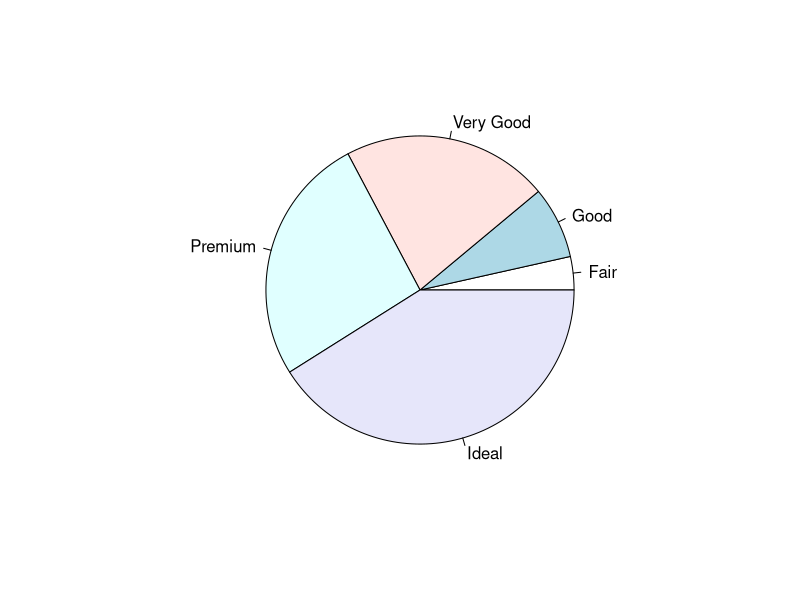
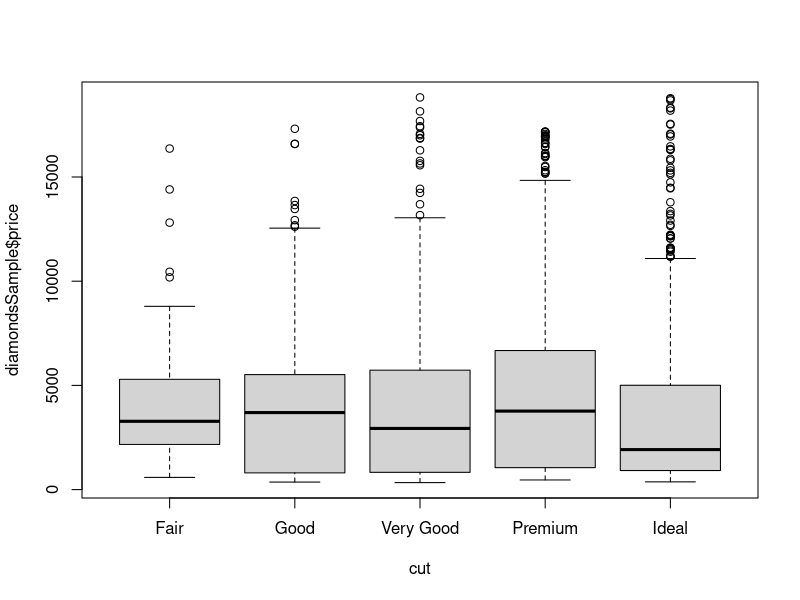
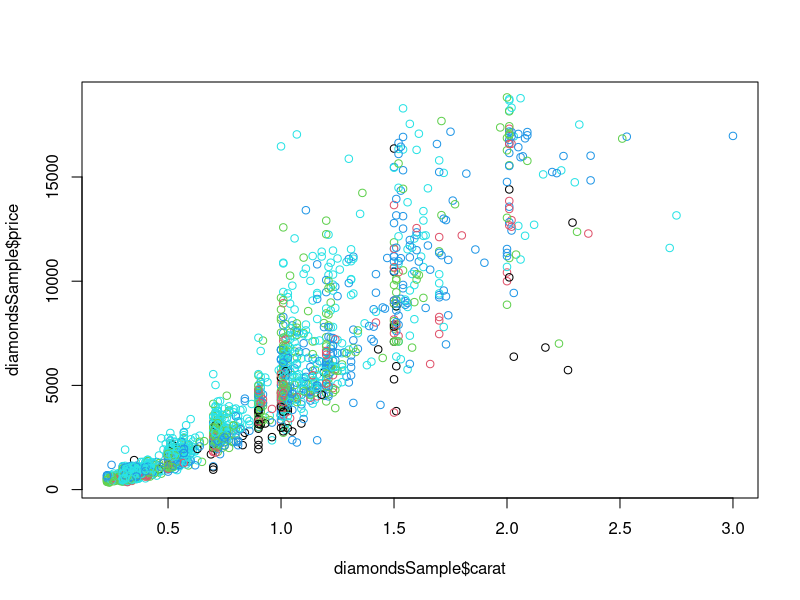
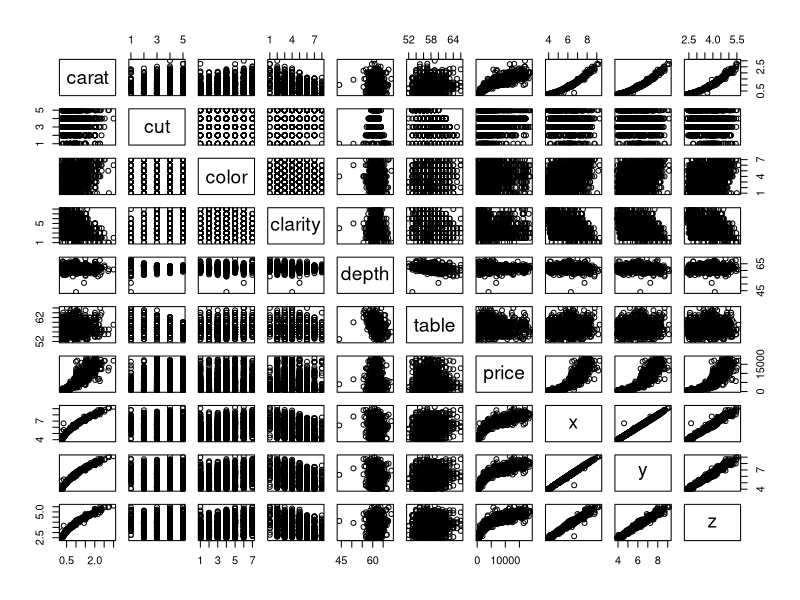

The R source for these figures, in order:
library("ggplot2")
diamondsSample <- diamonds[sample(nrow(diamonds), 2000),]
#dim(diamondsSample)
#names(diamondsSample)
#str(diamonds)
#diamonds[1:5,]
#summary(diamondsSample)
for (i in 1:length(diamonds))
{
if(is.numeric(diamondsSample[,i])){
   png(paste(colnames(diamondsSample[i]), "density.png", sep="-"))
   plot(density(diamondsSample[,i]), main=paste("Density plot of ", colnames(diamondsSample[i])) , xlab=colnames(diamondsSample[i]))
   graphics.off()
}
}
png("pie.png")
pie(table(diamondsSample$cut))
graphics.off()
png("boxPlot.png")
boxplot(diamondsSample$price~cut, data=diamondsSample)
graphics.off()
png("diamondsDataScatter.png")
with(diamondsSample, plot(diamondsSample$carat, diamondsSample$price, col=diamondsSample$cut))
graphics.off()
png("diamondsDataPairs.png")
pairs(diamondsSample)
graphics.off()
